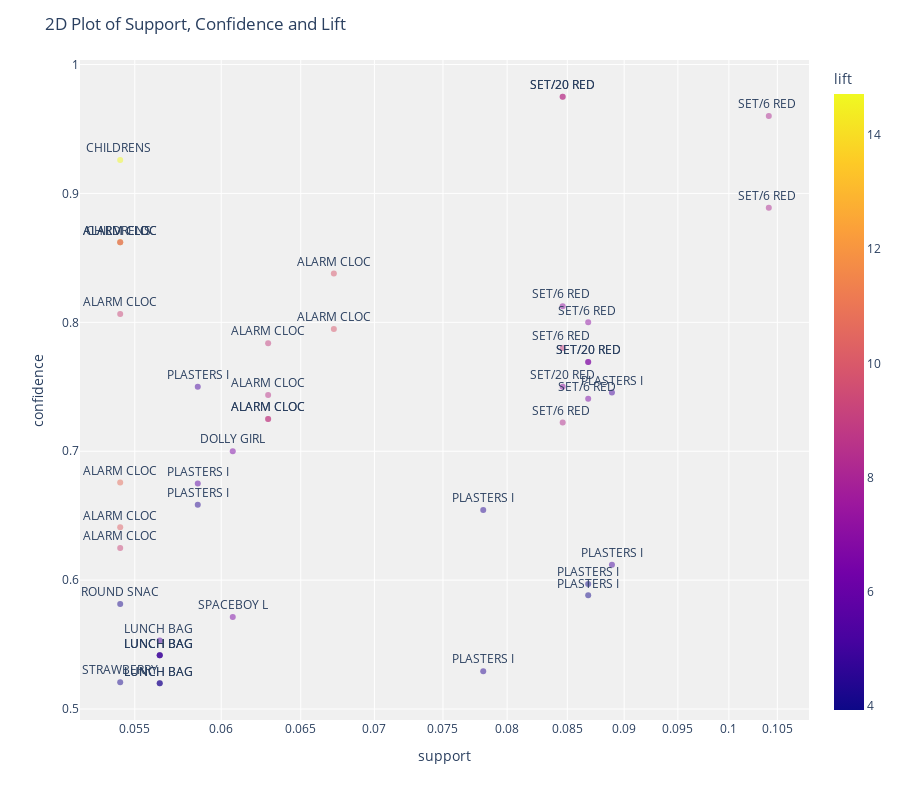
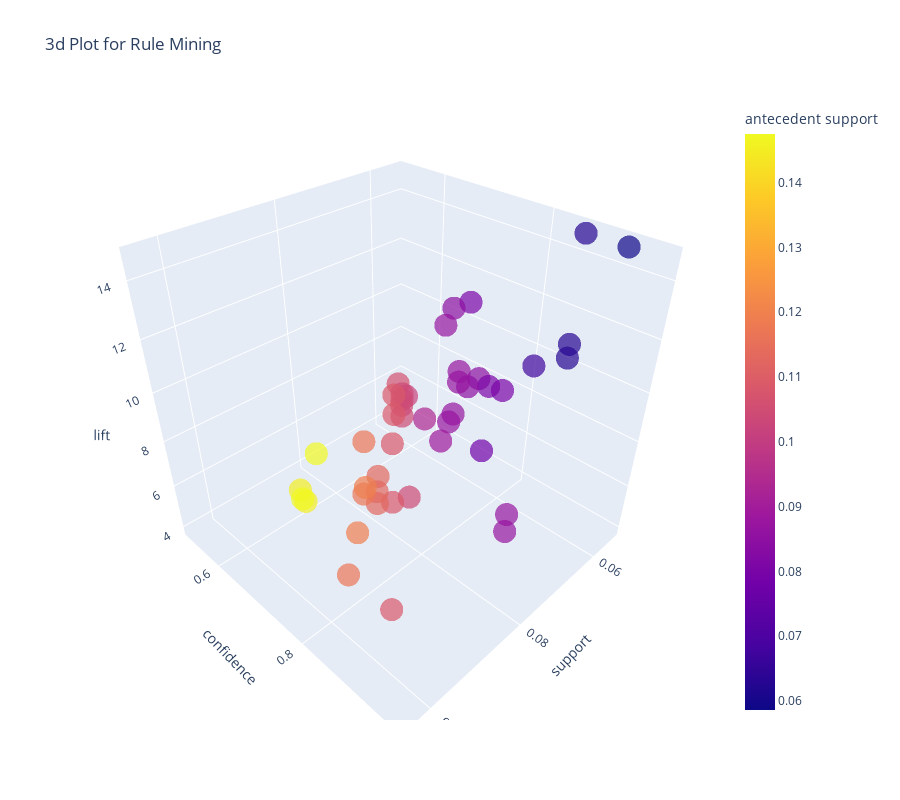

Here is the notebook cell these charts were saved with, in order:
### Code cell
plot_model(model2)
plot_model(model2, plot = '3d')

### Figure 1 — Plotly figure (JSON) as saved in the notebook; plotly's stock layout.template omitted (floating-point values rounded to 4 significant figures)
{"data": [{"customdata": [["SET/20 RED RETROSPOT PAPER NAPKINS ", "SET/6 RED SPOTTY PAPER PLATES"], ["SET/20 RED RETROSPOT PAPER NAPKINS ", "SET/6 RED SPOTTY PAPER CUPS"], ["SET/6 RED SPOTTY PAPER PLATES", "SET/6 RED SPOTTY PAPER CUPS"], ["CHILDRENS CUTLERY SPACEBOY ", "CHILDRENS CUTLERY DOLLY GIRL "], ["SET/6 RED SPOTTY PAPER CUPS", "SET/6 RED SPOTTY PAPER PLATES"], ["CHILDRENS CUTLERY DOLLY GIRL ", "CHILDRENS CUTLERY SPACEBOY "], ["ALARM CLOCK BAKELIKE RED ", "ALARM CLOCK BAKELIKE GREEN"], ["ALARM CLOCK BAKELIKE GREEN", "ALARM CLOCK BAKELIKE RED "], ["ALARM CLOCK BAKELIKE RED ", "ALARM CLOCK BAKELIKE GREEN"], ["SET/6 RED SPOTTY PAPER PLATES", "SET/20 RED RETROSPOT PAPER NAPKINS "], ["ALARM CLOCK BAKELIKE GREEN", "ALARM CLOCK BAKELIKE PINK"], ["SET/6 RED SPOTTY PAPER PLATES", "SET/20 RED RETROSPOT PAPER NAPKINS "], ["ALARM CLOCK BAKELIKE GREEN", "ALARM CLOCK BAKELIKE RED "], ["ALARM CLOCK BAKELIKE RED ", "ALARM CLOCK BAKELIKE PINK"], ["SET/6 RED SPOTTY PAPER PLATES", "SET/20 RED RETROSPOT PAPER NAPKINS "], ["SET/20 RED RETROSPOT PAPER NAPKINS ", "SET/6 RED SPOTTY PAPER PLATES"], ["SET/20 RED RETROSPOT PAPER NAPKINS ", "SET/6 RED SPOTTY PAPER CUPS"], ["PLASTERS IN TIN CIRCUS PARADE ", "PLASTERS IN TIN WOODLAND ANIMALS"], ["SET/20 RED RETROSPOT PAPER NAPKINS ", "SET/6 RED SPOTTY PAPER PLATES"], ["PLASTERS IN TIN SPACEBOY", "PLASTERS IN TIN WOODLAND ANIMALS"], ["ALARM CLOCK BAKELIKE GREEN", "ALARM CLOCK BAKELIKE PINK"], ["SET/6 RED SPOTTY PAPER CUPS", "SET/20 RED RETROSPOT PAPER NAPKINS "], ["ALARM CLOCK BAKELIKE PINK", "ALARM CLOCK BAKELIKE GREEN"], ["ALARM CLOCK BAKELIKE PINK", "ALARM CLOCK BAKELIKE RED "], ["SET/6 RED SPOTTY PAPER CUPS", "SET/20 RED RETROSPOT PAPER NAPKINS "], ["DOLLY GIRL LUNCH BOX", "SPACEBOY LUNCH BOX "], ["ALARM CLOCK BAKELIKE RED ", "ALARM CLOCK BAKELIKE GREEN"], ["PLASTERS IN TIN CIRCUS PARADE ", "PLASTERS IN TIN SPACEBOY"], ["PLASTERS IN TIN SPACEBOY", "PLASTERS IN TIN CIRCUS PARADE "], ["PLASTERS IN TIN SPACEBOY", "PLASTERS IN TIN CIRCUS PARADE "], ["ALARM CLOCK BAKELIKE GREEN", "ALARM CLOCK BAKELIKE RED "], ["ALARM CLOCK BAKELIKE PINK", "ALARM CLOCK BAKELIKE GREEN"], ["PLASTERS IN TIN WOODLAND ANIMALS", "PLASTERS IN TIN SPACEBOY"], ["PLASTERS IN TIN WOODLAND ANIMALS", "PLASTERS IN TIN CIRCUS PARADE "], ["PLASTERS IN TIN CIRCUS PARADE ", "PLASTERS IN TIN WOODLAND ANIMALS"], ["ROUND SNACK BOXES SET OF 4 FRUITS ", "ROUND SNACK BOXES SET OF4 WOODLAND "], ["SPACEBOY LUNCH BOX ", "DOLLY GIRL LUNCH BOX"], ["LUNCH BAG WOODLAND", "LUNCH BAG SPACEBOY DESIGN "], ["LUNCH BAG SPACEBOY DESIGN ", "LUNCH BAG RED RETROSPOT"], ["LUNCH BAG SPACEBOY DESIGN ", "LUNCH BAG WOODLAND"], ["LUNCH BAG SPACEBOY DESIGN ", "LUNCH BAG APPLE DESIGN"], ["PLASTERS IN TIN CIRCUS PARADE ", "PLASTERS IN TIN SPACEBOY"], ["STRAWBERRY LUNCH BOX WITH CUTLERY", "LUNCH BOX WITH CUTLERY RETROSPOT "], ["LUNCH BAG APPLE DESIGN", "LUNCH BAG SPACEBOY DESIGN "], ["LUNCH BAG APPLE DESIGN", "LUNCH BAG RED RETROSPOT"]], "hovertemplate": "support=%{x}<br>confidence=%{y}<br>antecedents_short=%{text}<br>antecedents=%{customdata[0]}<br>consequents=%{customdata[1]}<br>lift=%{marker.color}<extra></extra>", "legendgroup": "", "marker": {"color": [8.989, 8.324, 8.196, 14.72, 8.196, 14.72, 10.19, 10.74, 9.904, 7.203, 9.294, 7.092, 9.904, 9.033, 8.989, 7.092, 6.567, 5.16, 7.203, 5.129, 8.57, 6.567, 8.57, 9.033, 8.324, 6.586, 10.74, 5.658, 4.465, 4.437, 10.19, 9.294, 5.129, 4.047, 4.047, 4.188, 6.586, 5.313, 4.094, 5.313, 4.994, 4.437, 4.212, 4.994, 3.93], "coloraxis": "coloraxis", "opacity": 0.5, "symbol": "circle"}, "mode": "markers+text", "name": "", "orientation": "v", "showlegend": false, "text": ["SET/20 RED", "SET/20 RED", "SET/6 RED ", "CHILDRENS ", "SET/6 RED ", "CHILDRENS ", "ALARM CLOC", "ALARM CLOC", "ALARM CLOC", "SET/6 RED ", "ALARM CLOC", "SET/6 RED ", "ALARM CLOC", "ALARM CLOC", "SET/6 RED ", "SET/20 RED", "SET/20 RED", "PLASTERS I", "SET/20 RED", "PLASTERS I", "ALARM CLOC", "SET/6 RED ", "ALARM CLOC", "ALARM CLOC", "SET/6 RED ", "DOLLY GIRL", "ALARM CLOC", "PLASTERS I", "PLASTERS I", "PLASTERS I", "ALARM CLOC", "ALARM CLOC", "PLASTERS I", "PLASTERS I", "PLASTERS I", "ROUND SNAC", "SPACEBOY L", "LUNCH BAG ", "LUNCH BAG ", "LUNCH BAG ", "LUNCH BAG ", "PLASTERS I", "STRAWBERRY", "LUNCH BAG ", "LUNCH BAG "], "x": [0.0846, 0.0846, 0.1041, 0.0542, 0.1041, 0.0542, 0.0542, 0.0542, 0.0672, 0.0846, 0.0542, 0.0868, 0.0672, 0.0629, 0.0846, 0.0868, 0.0868, 0.0586, 0.0846, 0.0889, 0.0629, 0.0868, 0.0629, 0.0629, 0.0846, 0.0607, 0.0542, 0.0586, 0.0586, 0.0781, 0.0542, 0.0542, 0.0889, 0.0868, 0.0868, 0.0542, 0.0607, 0.0564, 0.0564, 0.0564, 0.0564, 0.0781, 0.0542, 0.0564, 0.0564], "xaxis": "x", "y": [0.975, 0.975, 0.96, 0.9259, 0.8889, 0.8621, 0.8621, 0.8621, 0.8378, 0.8125, 0.8065, 0.8, 0.7949, 0.7838, 0.78, 0.7692, 0.7692, 0.75, 0.75, 0.7455, 0.7436, 0.7407, 0.725, 0.725, 0.7222, 0.7, 0.6757, 0.675, 0.6585, 0.6545, 0.641, 0.625, 0.6119, 0.597, 0.5882, 0.5814, 0.5714, 0.5532, 0.5417, 0.5417, 0.5417, 0.5294, 0.5208, 0.52, 0.52], "yaxis": "y", "type": "scatter", "textposition": "top center"}], "layout": {"xaxis": {"anchor": "y", "domain": [0, 1], "title": {"text": "support"}, "type": "log"}, "yaxis": {"anchor": "x", "domain": [0, 1], "title": {"text": "confidence"}}, "coloraxis": {"colorbar": {"title": {"text": "lift"}}, "colorscale": [[0, "#0d0887"], [0.1111, "#46039f"], [0.2222, "#7201a8"], [0.3333, "#9c179e"], [0.4444, "#bd3786"], [0.5556, "#d8576b"], [0.6667, "#ed7953"], [0.7778, "#fb9f3a"], [0.8889, "#fdca26"], [1, "#f0f921"]]}, "legend": {"tracegroupgap": 0}, "margin": {"t": 60}, "plot_bgcolor": "rgb(240,240,240)", "title": {"text": "2D Plot of Support, Confidence and Lift"}, "height": 800}}

### Figure 2 — Plotly figure (JSON) as saved in the notebook; plotly's stock layout.template omitted (floating-point values rounded to 4 significant figures)
{"data": [{"customdata": [["SET/20 RED RETROSPOT PAPER NAPKINS ", "SET/6 RED SPOTTY PAPER PLATES"], ["SET/20 RED RETROSPOT PAPER NAPKINS ", "SET/6 RED SPOTTY PAPER CUPS"], ["SET/6 RED SPOTTY PAPER PLATES", "SET/6 RED SPOTTY PAPER CUPS"], ["CHILDRENS CUTLERY SPACEBOY ", "CHILDRENS CUTLERY DOLLY GIRL "], ["SET/6 RED SPOTTY PAPER CUPS", "SET/6 RED SPOTTY PAPER PLATES"], ["CHILDRENS CUTLERY DOLLY GIRL ", "CHILDRENS CUTLERY SPACEBOY "], ["ALARM CLOCK BAKELIKE RED ", "ALARM CLOCK BAKELIKE GREEN"], ["ALARM CLOCK BAKELIKE GREEN", "ALARM CLOCK BAKELIKE RED "], ["ALARM CLOCK BAKELIKE RED ", "ALARM CLOCK BAKELIKE GREEN"], ["SET/6 RED SPOTTY PAPER PLATES", "SET/20 RED RETROSPOT PAPER NAPKINS "], ["ALARM CLOCK BAKELIKE GREEN", "ALARM CLOCK BAKELIKE PINK"], ["SET/6 RED SPOTTY PAPER PLATES", "SET/20 RED RETROSPOT PAPER NAPKINS "], ["ALARM CLOCK BAKELIKE GREEN", "ALARM CLOCK BAKELIKE RED "], ["ALARM CLOCK BAKELIKE RED ", "ALARM CLOCK BAKELIKE PINK"], ["SET/6 RED SPOTTY PAPER PLATES", "SET/20 RED RETROSPOT PAPER NAPKINS "], ["SET/20 RED RETROSPOT PAPER NAPKINS ", "SET/6 RED SPOTTY PAPER PLATES"], ["SET/20 RED RETROSPOT PAPER NAPKINS ", "SET/6 RED SPOTTY PAPER CUPS"], ["PLASTERS IN TIN CIRCUS PARADE ", "PLASTERS IN TIN WOODLAND ANIMALS"], ["SET/20 RED RETROSPOT PAPER NAPKINS ", "SET/6 RED SPOTTY PAPER PLATES"], ["PLASTERS IN TIN SPACEBOY", "PLASTERS IN TIN WOODLAND ANIMALS"], ["ALARM CLOCK BAKELIKE GREEN", "ALARM CLOCK BAKELIKE PINK"], ["SET/6 RED SPOTTY PAPER CUPS", "SET/20 RED RETROSPOT PAPER NAPKINS "], ["ALARM CLOCK BAKELIKE PINK", "ALARM CLOCK BAKELIKE GREEN"], ["ALARM CLOCK BAKELIKE PINK", "ALARM CLOCK BAKELIKE RED "], ["SET/6 RED SPOTTY PAPER CUPS", "SET/20 RED RETROSPOT PAPER NAPKINS "], ["DOLLY GIRL LUNCH BOX", "SPACEBOY LUNCH BOX "], ["ALARM CLOCK BAKELIKE RED ", "ALARM CLOCK BAKELIKE GREEN"], ["PLASTERS IN TIN CIRCUS PARADE ", "PLASTERS IN TIN SPACEBOY"], ["PLASTERS IN TIN SPACEBOY", "PLASTERS IN TIN CIRCUS PARADE "], ["PLASTERS IN TIN SPACEBOY", "PLASTERS IN TIN CIRCUS PARADE "], ["ALARM CLOCK BAKELIKE GREEN", "ALARM CLOCK BAKELIKE RED "], ["ALARM CLOCK BAKELIKE PINK", "ALARM CLOCK BAKELIKE GREEN"], ["PLASTERS IN TIN WOODLAND ANIMALS", "PLASTERS IN TIN SPACEBOY"], ["PLASTERS IN TIN WOODLAND ANIMALS", "PLASTERS IN TIN CIRCUS PARADE "], ["PLASTERS IN TIN CIRCUS PARADE ", "PLASTERS IN TIN WOODLAND ANIMALS"], ["ROUND SNACK BOXES SET OF 4 FRUITS ", "ROUND SNACK BOXES SET OF4 WOODLAND "], ["SPACEBOY LUNCH BOX ", "DOLLY GIRL LUNCH BOX"], ["LUNCH BAG WOODLAND", "LUNCH BAG SPACEBOY DESIGN "], ["LUNCH BAG SPACEBOY DESIGN ", "LUNCH BAG RED RETROSPOT"], ["LUNCH BAG SPACEBOY DESIGN ", "LUNCH BAG WOODLAND"], ["LUNCH BAG SPACEBOY DESIGN ", "LUNCH BAG APPLE DESIGN"], ["PLASTERS IN TIN CIRCUS PARADE ", "PLASTERS IN TIN SPACEBOY"], ["STRAWBERRY LUNCH BOX WITH CUTLERY", "LUNCH BOX WITH CUTLERY RETROSPOT "], ["LUNCH BAG APPLE DESIGN", "LUNCH BAG SPACEBOY DESIGN "], ["LUNCH BAG APPLE DESIGN", "LUNCH BAG RED RETROSPOT"]], "hovertemplate": "support=%{x}<br>confidence=%{y}<br>lift=%{z}<br>antecedents=%{customdata[0]}<br>consequents=%{customdata[1]}<br>antecedent support=%{marker.color}<extra></extra>", "legendgroup": "", "marker": {"color": [0.0868, 0.0868, 0.1085, 0.0586, 0.1171, 0.0629, 0.0629, 0.0629, 0.0803, 0.1041, 0.0672, 0.1085, 0.0846, 0.0803, 0.1085, 0.1128, 0.1128, 0.0781, 0.1128, 0.1193, 0.0846, 0.1171, 0.0868, 0.0868, 0.1171, 0.0868, 0.0803, 0.0868, 0.0889, 0.1193, 0.0846, 0.0868, 0.1453, 0.1453, 0.1475, 0.0933, 0.1063, 0.102, 0.1041, 0.1041, 0.1041, 0.1475, 0.1041, 0.1085, 0.1085], "coloraxis": "coloraxis", "opacity": 0.7, "symbol": "circle"}, "mode": "markers", "name": "", "scene": "scene", "showlegend": false, "x": [0.0846, 0.0846, 0.1041, 0.0542, 0.1041, 0.0542, 0.0542, 0.0542, 0.0672, 0.0846, 0.0542, 0.0868, 0.0672, 0.0629, 0.0846, 0.0868, 0.0868, 0.0586, 0.0846, 0.0889, 0.0629, 0.0868, 0.0629, 0.0629, 0.0846, 0.0607, 0.0542, 0.0586, 0.0586, 0.0781, 0.0542, 0.0542, 0.0889, 0.0868, 0.0868, 0.0542, 0.0607, 0.0564, 0.0564, 0.0564, 0.0564, 0.0781, 0.0542, 0.0564, 0.0564], "y": [0.975, 0.975, 0.96, 0.9259, 0.8889, 0.8621, 0.8621, 0.8621, 0.8378, 0.8125, 0.8065, 0.8, 0.7949, 0.7838, 0.78, 0.7692, 0.7692, 0.75, 0.75, 0.7455, 0.7436, 0.7407, 0.725, 0.725, 0.7222, 0.7, 0.6757, 0.675, 0.6585, 0.6545, 0.641, 0.625, 0.6119, 0.597, 0.5882, 0.5814, 0.5714, 0.5532, 0.5417, 0.5417, 0.5417, 0.5294, 0.5208, 0.52, 0.52], "z": [8.989, 8.324, 8.196, 14.72, 8.196, 14.72, 10.19, 10.74, 9.904, 7.203, 9.294, 7.092, 9.904, 9.033, 8.989, 7.092, 6.567, 5.16, 7.203, 5.129, 8.57, 6.567, 8.57, 9.033, 8.324, 6.586, 10.74, 5.658, 4.465, 4.437, 10.19, 9.294, 5.129, 4.047, 4.047, 4.188, 6.586, 5.313, 4.094, 5.313, 4.994, 4.437, 4.212, 4.994, 3.93], "type": "scatter3d"}], "layout": {"scene": {"domain": {"x": [0, 1], "y": [0, 1]}, "xaxis": {"title": {"text": "support"}}, "yaxis": {"title": {"text": "confidence"}}, "zaxis": {"title": {"text": "lift"}}}, "coloraxis": {"colorbar": {"title": {"text": "antecedent support"}}, "colorscale": [[0, "#0d0887"], [0.1111, "#46039f"], [0.2222, "#7201a8"], [0.3333, "#9c179e"], [0.4444, "#bd3786"], [0.5556, "#d8576b"], [0.6667, "#ed7953"], [0.7778, "#fb9f3a"], [0.8889, "#fdca26"], [1, "#f0f921"]]}, "legend": {"tracegroupgap": 0}, "title": {"text": "3d Plot for Rule Mining"}, "height": 800, "width": 900}}
